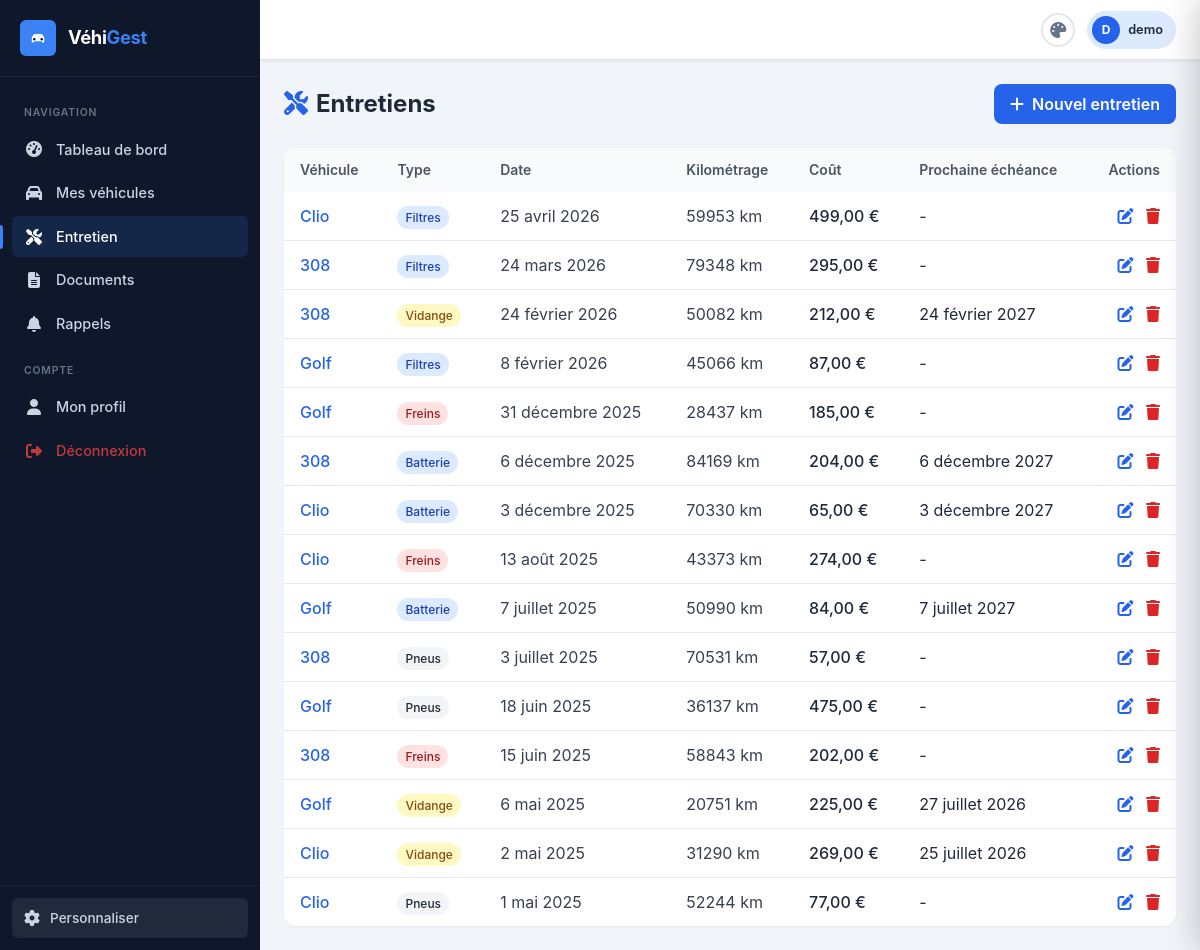
The app's page /entretien/ (signed in) with its own data.
### maintenance/models.py (models this page shows, shortened)
class MaintenanceRecord(models.Model):
    class MaintenanceType(models.TextChoices):
        OIL_CHANGE = 'oil_change', 'Vidange'
        BRAKE = 'brake', 'Freins'
        TIRE = 'tire', 'Pneus'
        BELT = 'belt', 'Courroie de distribution'
        BATTERY = 'battery', 'Batterie'
        FILTER = 'filter', 'Filtres'
        CLUTCH = 'clutch', 'Embrayage'
        SUSPENSION = 'suspension', 'Suspension'
        EXHAUST = 'exhaust', 'Échappement'
        ELECTRIC = 'electric', 'Système électrique'
        AIR_CONDITIONING = 'air_conditioning', 'Climatisation'
        TIMING_BELT = 'timing_belt', 'Distribution'
        COOLING = 'cooling', 'Refroidissement'
        OTHER = 'other', 'Autre'
    vehicle = models.ForeignKey(Vehicle, on_delete=models.CASCADE, related_name='maintenance_records', verbose_name='Véhicule')
    maintenance_type = models.CharField('Type', max_length=30, choices=MaintenanceType.choices)
    description = models.CharField('Description', max_length=200, blank=True)
    date = models.DateField('Date')
    mileage_at_service = models.IntegerField('Kilométrage lors de l\'intervention')
    cost = models.DecimalField('Coût (€)', max_digits=10, decimal_places=2, null=True, blank=True)
    garage_name = models.CharField('Garage', max_length=200, blank=True)
    next_due_mileage = models.IntegerField('Prochain kilométrage recommandé', null=True, blank=True)
    next_due_date = models.DateField('Prochaine date recommandée', null=True, blank=True)
    notes = models.TextField('Notes', blank=True)
    created_at = models.DateTimeField(auto_now_add=True)
    updated_at = models.DateTimeField(auto_now=True)
    class Meta:
        verbose_name = 'Entretien'
        verbose_name_plural = 'Entretiens'
        ordering = ['-date']

### vehicles/models.py (models this page shows, shortened)
class Vehicle(models.Model):
    class VehicleType(models.TextChoices):
        CAR = 'car', 'Voiture'
        MOTORCYCLE = 'motorcycle', 'Moto'
        TRUCK = 'truck', 'Camion'
        VAN = 'van', 'Utilitaire'
        BUS = 'bus', 'Bus'
        OTHER = 'other', 'Autre'
    class FuelType(models.TextChoices):
        GASOLINE = 'gasoline', 'Essence'
        DIESEL = 'diesel', 'Diesel'
        ELECTRIC = 'electric', 'Électrique'
        HYBRID = 'hybrid', 'Hybride'
        LPG = 'lpg', 'GPL'
        OTHER = 'other', 'Autre'
    user = models.ForeignKey(User, on_delete=models.CASCADE, related_name='vehicles', verbose_name='Propriétaire')
    name = models.CharField('Nom du véhicule', max_length=100)
    brand = models.CharField('Marque', max_length=100)
    model = models.CharField('Modèle', max_length=100)
    year = models.IntegerField('Année')
    vehicle_type = models.CharField('Type', max_length=20, choices=VehicleType.choices, default=VehicleType.CAR)
    fuel_type = models.CharField('Carburant', max_length=20, choices=FuelType.choices, default=FuelType.GASOLINE)
    vin = models.CharField('Numéro VIN', max_length=17, blank=True)
    registration_number = models.CharField("Numéro d'immatriculation", max_length=20, blank=True)
    mileage = models.IntegerField('Kilométrage', default=0)
    photo = models.ImageField('Photo', upload_to='vehicles/', blank=True)
    purchase_date = models.DateField("Date d'achat", null=True, blank=True)
    is_active = models.BooleanField('Actif', default=True)
    created_at = models.DateTimeField(auto_now_add=True)
    updated_at = models.DateTimeField(auto_now=True)
    class Meta:
        verbose_name = 'Véhicule'
        verbose_name_plural = 'Véhicules'
        ordering = ['-created_at']

### maintenance/views.py (the view)
# urls.py: path('', views.maintenance_list, name='list'),
@login_required
def maintenance_list(request):
    records = MaintenanceRecord.objects.filter(vehicle__user=request.user).select_related('vehicle')
    return render(request, 'maintenance/list.html', {'records': records})

### maintenance/templates/maintenance/list.html (shortened to what this page needs)
{% extends "base.html" %}
{% block content %}
<div class="flex justify-between items-center mb-6">
    <h1 class="text-2xl font-bold text-gray-800"><i class="fas fa-tools text-blue-600 mr-2"></i>Entretiens</h1>
    <a href="{% url 'maintenance:create' %}" class="bg-blue-600 text-white px-4 py-2 rounded-lg font-semibold hover:bg-blue-700 transition">
        <i class="fas fa-plus mr-2"></i>Nouvel entretien
    </a>
</div>
{% if records %}
<div class="bg-white rounded-xl shadow-sm overflow-hidden">
    <div class="overflow-x-auto">
        <table class="w-full">
            <thead class="bg-gray-50">
                <tr>
                    <th class="px-4 py-3 text-left text-sm font-semibold text-gray-600">Véhicule</th>
                    <th class="px-4 py-3 text-left text-sm font-semibold text-gray-600">Type</th>
                    <th class="px-4 py-3 text-left text-sm font-semibold text-gray-600">Date</th>
                    <th class="px-4 py-3 text-left text-sm font-semibold text-gray-600">Kilométrage</th>
                    <th class="px-4 py-3 text-left text-sm font-semibold text-gray-600">Coût</th>
                    <th class="px-4 py-3 text-left text-sm font-semibold text-gray-600">Prochaine échéance</th>
                    <th class="px-4 py-3 text-right text-sm font-semibold text-gray-600">Actions</th>
                </tr>
            </thead>
            <tbody class="divide-y divide-gray-200">
                {% for r in records %}
                <tr class="hover:bg-gray-50 transition">
                    <td class="px-4 py-3">
                        <a href="{% url 'vehicles:detail' r.vehicle.pk %}" class="text-blue-600 hover:underline font-medium">{{ r.vehicle.name }}</a>
                    </td>
                    <td class="px-4 py-3">
                        <span class="px-2 py-1 text-xs font-medium rounded-full
                            {% if r.maintenance_type == 'oil_change' %}bg-yellow-100 text-yellow-800
                            {% elif r.maintenance_type == 'brake' %}bg-red-100 text-red-800
                            {% elif r.maintenance_type == 'tire' %}bg-gray-100 text-gray-800
                            {% else %}bg-blue-100 text-blue-800{% endif %}">
                            {{ r.get_maintenance_type_display }}
                        </span>
                    </td>
                    <td class="px-4 py-3 text-gray-700">{{ r.date }}</td>
                    <td class="px-4 py-3 text-gray-700">{{ r.mileage_at_service }} km</td>
                    <td class="px-4 py-3 font-medium">{% if r.cost %}{{ r.cost }} €{% else %}-{% endif %}</td>
                    <td class="px-4 py-3">
                        {% if r.next_due_date and r.next_due_date <= today %}
                            <span class="text-red-600 font-medium">{{ r.next_due_date }} (en retard)</span>
                        {% elif r.next_due_date %}
                            {{ r.next_due_date }}
                        {% else %}-{% endif %}
                    </td>
                    <td class="px-4 py-3 text-right">
                        <a href="{% url 'maintenance:update' r.pk %}" class="text-blue-600 hover:text-blue-800 mr-2"><i class="fas fa-edit"></i></a>
                        <a href="{% url 'maintenance:delete' r.pk %}" class="text-red-600 hover:text-red-800"><i class="fas fa-trash"></i></a>
                    </td>
                </tr>
                {% endfor %}
            </tbody>
        </table>
    </div>
</div>
{% endif %}
{% endblock %}

### templates/base.html (shortened to what this page needs)
<!DOCTYPE html>
{% load static %}
<html lang="fr" data-theme="light" data-sidebar-style="standard" data-sidebar-color="default" data-font-size="medium">
<head>
    <script src="https://cdn.tailwindcss.com"></script>
    <link rel="stylesheet" href="https://cdnjs.cloudflare.com/ajax/libs/font-awesome/6.5.1/css/all.min.css">
</head>
<body>
    {% if user.is_authenticated %}
    <div class="app-layout">
        <aside class="sidebar" id="sidebar">
            <div class="sidebar-header">
                <div class="sidebar-logo-icon">
                </div>
                <span class="sidebar-brand">Véhi<span>Gest</span></span>
            </div>
            <nav class="sidebar-nav">
                <div class="sidebar-section-title">Navigation</div>
                <a href="{% url 'dashboard:home' %}" class="sidebar-link {% if request.resolver_match.app_name == 'dashboard' %}active{% endif %}">
                    <i class="fas fa-tachometer-alt"></i>
                    <span class="link-text">Tableau de bord</span>
                </a>
                <a href="{% url 'vehicles:list' %}" class="sidebar-link {% if request.resolver_match.app_name == 'vehicles' %}active{% endif %}">
                    <i class="fas fa-car"></i>
                    <span class="link-text">Mes véhicules</span>
                </a>
                <a href="{% url 'maintenance:list' %}" class="sidebar-link {% if request.resolver_match.app_name == 'maintenance' %}active{% endif %}">
                    <i class="fas fa-tools"></i>
                    <span class="link-text">Entretien</span>
                </a>
                <a href="{% url 'documents:list' %}" class="sidebar-link {% if request.resolver_match.app_name == 'documents' %}active{% endif %}">
                    <i class="fas fa-file-alt"></i>
                    <span class="link-text">Documents</span>
                </a>
                <a href="{% url 'notifications:reminders' %}" class="sidebar-link {% if request.resolver_match.app_name == 'notifications' %}active{% endif %}">
                    <i class="fas fa-bell"></i>
                    <span class="link-text">Rappels</span>
                </a>
                <div class="sidebar-section-title">Compte</div>
                <a href="{% url 'accounts:profile' %}" class="sidebar-link">
                    <i class="fas fa-user"></i>
                    <span class="link-text">Mon profil</span>
                </a>
                <a href="{% url 'accounts:logout' %}" class="sidebar-link" style="color:rgba(239,68,68,0.8)">
                    <i class="fas fa-sign-out-alt"></i>
                    <span class="link-text">Déconnexion</span>
                </a>
            </nav>
            <div class="sidebar-footer">
                <button class="settings-btn" onclick="openSettings()">
                    <i class="fas fa-cog"></i>
                    <span>Personnaliser</span>
                </button>
            </div>
        </aside>
        <div class="app-content">
            <header class="topbar">
                <div class="topbar-right">
                    <button onclick="openSettings()" class="theme-btn" title="Personnaliser" style="width:34px;height:34px;border-color:var(--border-color)">
                        <i class="fas fa-palette"></i>
                    </button>
                    <div style="display:flex;align-items:center;gap:8px;padding:4px 12px 4px 4px;border-radius:50px;background:var(--accent-light);border:1px solid var(--border-color)">
                        <div style="width:28px;height:28px;border-radius:50%;background:var(--accent);display:flex;align-items:center;justify-content:center;color:#fff;font-size:0.75rem;font-weight:700">
                            {{ user.username|first|upper }}
                        </div>
                        <span style="font-size:0.8rem;font-weight:600;color:var(--text-primary)">{{ user.username }}</span>
                    </div>
                </div>
            </header>
            <main class="main-area">
                {% block content %}{% endblock %}
            </main>
        </div>
    </div>
    {% else %}
    <main class="min-h-screen" style="background:var(--bg-body)">
        {% block auth_content %}{% endblock %}
    </main>
    {% endif %}
</body>
</html>

### records on screen
MaintenanceRecord: vehicle.name "Clio", maintenance_type "Filtres", date "25 avril 2026", mileage_at_service "59953", cost "499,00"
MaintenanceRecord: vehicle.name "308", maintenance_type "Filtres", date "24 mars 2026", mileage_at_service "79348", cost "295,00"
MaintenanceRecord: vehicle.name "308", maintenance_type "Vidange", date "24 février 2026", mileage_at_service "50082", cost "212,00", next_due_date "24 février 2027"
MaintenanceRecord: vehicle.name "Golf", maintenance_type "Filtres", date "8 février 2026", mileage_at_service "45066", cost "87,00"
MaintenanceRecord: vehicle.name "Golf", maintenance_type "Freins", date "31 décembre 2025", mileage_at_service "28437", cost "185,00"
MaintenanceRecord: vehicle.name "308", maintenance_type "Batterie", date "6 décembre 2025", mileage_at_service "84169", cost "204,00", next_due_date "6 décembre 2027"
MaintenanceRecord: vehicle.name "Clio", maintenance_type "Batterie", date "3 décembre 2025", mileage_at_service "70330", cost "65,00", next_due_date "3 décembre 2027"
MaintenanceRecord: vehicle.name "Clio", maintenance_type "Freins", date "13 août 2025", mileage_at_service "43373", cost "274,00"
MaintenanceRecord: vehicle.name "Golf", maintenance_type "Batterie", date "7 juillet 2025", mileage_at_service "50990", cost "84,00", next_due_date "7 juillet 2027"
MaintenanceRecord: vehicle.name "308", maintenance_type "Pneus", date "3 juillet 2025", mileage_at_service "70531", cost "57,00"
MaintenanceRecord: vehicle.name "Golf", maintenance_type "Pneus", date "18 juin 2025", mileage_at_service "36137", cost "475,00"
MaintenanceRecord: vehicle.name "308", maintenance_type "Freins", date "15 juin 2025", mileage_at_service "58843", cost "202,00"
MaintenanceRecord: vehicle.name "Golf", maintenance_type "Vidange", date "6 mai 2025", mileage_at_service "20751", cost "225,00", next_due_date "27 juillet 2026"
MaintenanceRecord: vehicle.name "Clio", maintenance_type "Vidange", date "2 mai 2025", mileage_at_service "31290", cost "269,00", next_due_date "25 juillet 2026"
MaintenanceRecord: vehicle.name "Clio", maintenance_type "Pneus", date "1 mai 2025", mileage_at_service "52244", cost "77,00"

### other values on screen
{{ user.username|first|upper }} "D"
{{ user.username }} "demo"
